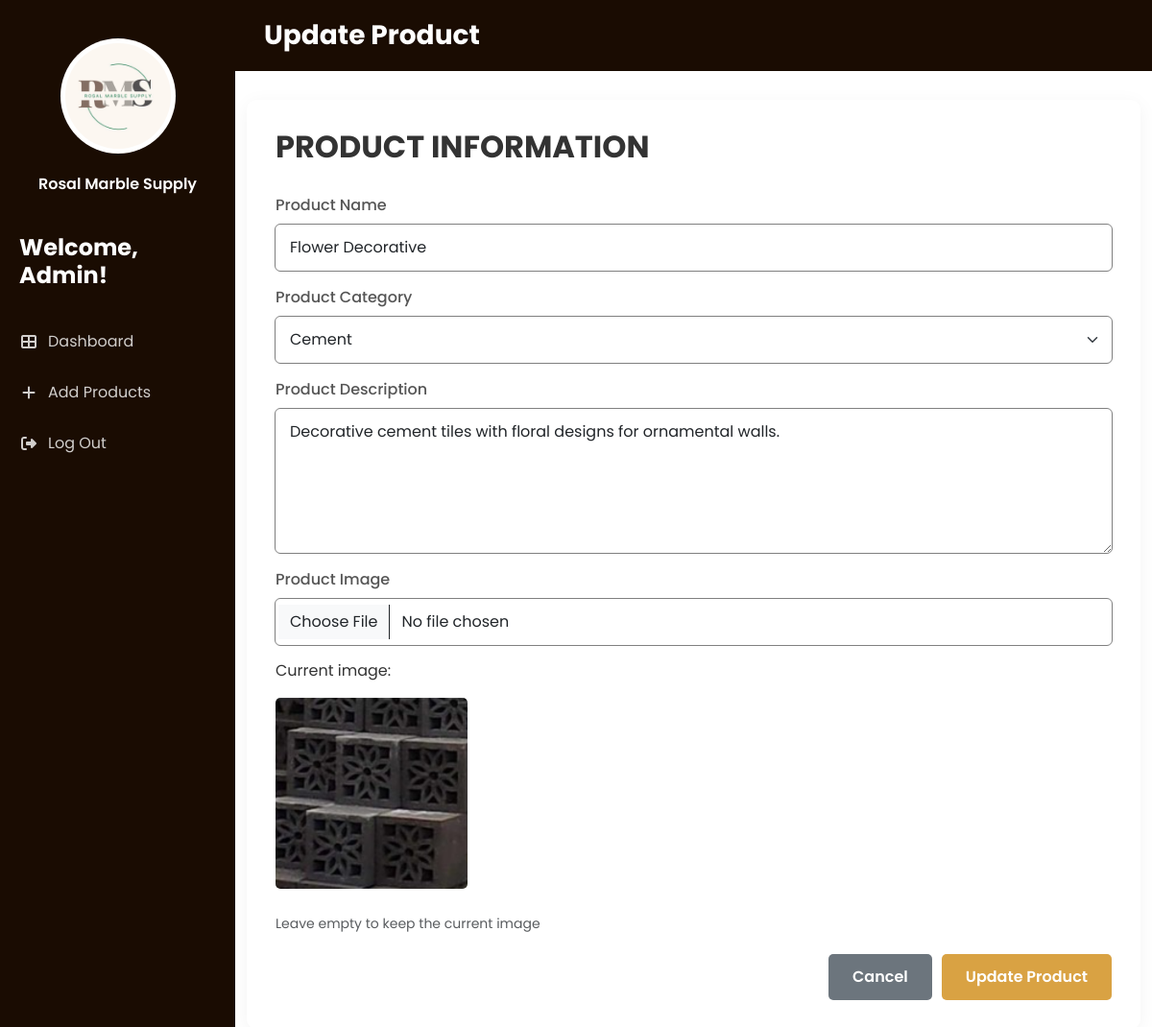
The app's page /admin-update.php?edit=2 (signed in) with its own data.
### tables this page shows
CREATE TABLE `products` (
  `product_id` bigint(20) NOT NULL,
  `product_name` varchar(100) NOT NULL,
  `category` varchar(25) NOT NULL,
  `product_description` varchar(1000) NOT NULL,
  `product_image` varchar(100) NOT NULL
);

### admin-update.php (the view, shortened to what this page needs)
<?php
include("connection.php");
$id = $_GET['edit'];
$select = mysqli_query($con, "SELECT * FROM products WHERE product_id = $id");
$row = mysqli_fetch_assoc($select);
?>
<!DOCTYPE html>
<html lang="en">
<head>
    <link href="https://cdn.jsdelivr.net/npm/bootstrap@5.3.0/dist/css/bootstrap.min.css" rel="stylesheet">
    <link rel="stylesheet" href="https://cdnjs.cloudflare.com/ajax/libs/font-awesome/6.4.0/css/all.min.css">
    <link rel="stylesheet" href="styles.css">
</head>
<body>
    <div class="admin-container">
        <div class="sidebar">
            <div class="logo-container">
                <img src="images/rosal_marble_supply-logo.jpg" alt="RMS Logo" class="admin-logo">
                <div class="company-name">Rosal Marble Supply</div>
            </div>
            <div class="admin-welcome">
                <h2>Welcome, Admin!</h2>
            </div>
            <nav class="admin-nav">
                <ul>
                    <li><a href="admin-dashboard.php"><i class="fas fa-th-large"></i> Dashboard</a></li>
                    <li><a href="add-product.php"><i class="fas fa-plus"></i> Add Products</a></li>
                    <li><a href="logout.php"><i class="fas fa-sign-out-alt"></i> Log Out</a></li>
                </ul>
            </nav>
        </div>
        <div class="main-content">
            <header class="admin-header">
                <h1>Update Product</h1>
            </header>
            <div class="container">
                <div class="form-container">
                    <h2 class="form-title">Product Information</h2>
                    <form action="" method="POST" enctype="multipart/form-data">
                        <div class="mb-3">
                            <label for="product_name" class="form-label">Product Name</label>
                            <input type="text" class="form-control" id="product_name" name="product_name" required value="<?php echo $row['product_name']; ?>">
                        </div>
                        <div class="mb-3">
                            <label for="category" class="form-label">Product Category</label>
                            <select class="form-select" id="category" name="category">
                                <option <?php if($row['category'] == 'Cement') echo 'selected'; ?>>Cement</option>
                            </select>
                        </div>
                        <div class="mb-3">
                            <label for="product_description" class="form-label">Product Description</label>
                            <textarea class="form-control" id="product_description" name="product_description" rows="4" required><?php echo $row['product_description']; ?></textarea>
                        </div>
                        <div class="mb-4">
                            <label for="product_image" class="form-label">Product Image</label>
                            <input class="form-control" type="file" id="product_image" name="product_image" accept="image/*">
                        <?php if(!empty($row['product_image'])): ?>
                            <div class="mt-2">
                                <p>Current image:</p>
                                <img class = "product-image-admin" src="uploads/<?php echo $row['product_image']; ?>">
                            </div>
                            <?php endif; ?>
                        </div>
                            <small class="text-muted">Leave empty to keep the current image</small>
                        <div class="form-actions">
                            <a href="admin-dashboard.php" class="btn btn-cancel">Cancel</a>
                            <button type="submit" class="btn btn-submit" name="update_product">Update Product</button>
                        </div>
                    </form>
                </div>
            </div>
        </div>
    </div>
</body>
</html>

### styles.css (style rules this page uses)
body { color: #fff; font-family: "Poppins"; }
.form-title { font-size: 32px; font-weight: bold; margin-bottom: 30px; text-transform: uppercase; }
.form-control, .form-select { background-color: white; border: none; padding: 12px 15px; font-size: 16px; border-radius: 5px; margin-bottom: 15px; }
textarea.form-control { min-height: 150px; resize: vertical; outline: 1px solid gray; }
input.form-control { outline: 1px solid gray; }
select#category { outline: 1px solid gray; }
.admin-logo { width: 120px; height: 120px; border-radius: 50%; margin-bottom: 20px; background-color: white; padding: 5px; }
.company-name { font-size: 16px; font-weight: 600; text-align: center; }
.admin-container { display: flex; min-height: 100vh; }
.sidebar { width: 245px; background-color: #1A0C02; color: white; padding: 20px 0; display: flex; flex-direction: column; }
.logo-container { display: flex; flex-direction: column; align-items: center; padding: 20px; margin-bottom: 20px; }
.admin-welcome { padding: 0 20px; margin-bottom: 30px; }
.admin-welcome h2 { font-size: 24px; font-weight: 700; margin: 0; }
.admin-nav ul { list-style: none; padding: 0; margin: 0; }
.admin-nav li { margin-bottom: 5px; }
.admin-nav a { display: flex; align-items: center; padding: 12px 20px; color: rgba(255, 255, 255, 0.8); text-decoration: none; transition: all 0.3s ease; }
.admin-nav i { margin-right: 10px; width: 20px; text-align: center; }
.main-content { flex: 1; padding: 0; overflow-x: hidden; }
.admin-header { background-color: #1A0C02; color: white; padding: 20px 30px; margin-bottom: 30px; }
.admin-header h1 { margin: 0; font-size: 28px; font-weight: 700; }
.product-image-admin { max-width: 200px; max-height: 200px; border-radius: 5px; }
.form-container { background-color: white; border-radius: 10px; box-shadow: 0 4px 20px rgba(0, 0, 0, 0.05); padding: 30px; color: #333; }
.form-label { font-weight: 500; color: #555; margin-bottom: 8px; }
.btn-submit { background-color: #D9A243; border: none; color: white; font-weight: 600; padding: 12px 25px; border-radius: 5px; transition: background-color 0.3s; }
.btn-cancel { background-color: #6c757d; border: none; color: white; font-weight: 600; padding: 12px 25px; border-radius: 5px; margin-right: 10px; transition: background-color 0.3s; }
.form-actions { display: flex; justify-content: flex-end; margin-top: 20px; }

### records on screen
products: product_name "Flower Decorative", category "Cement", product_description "Decorative cement tiles with floral designs for ornamental walls.", product_image (picture)
